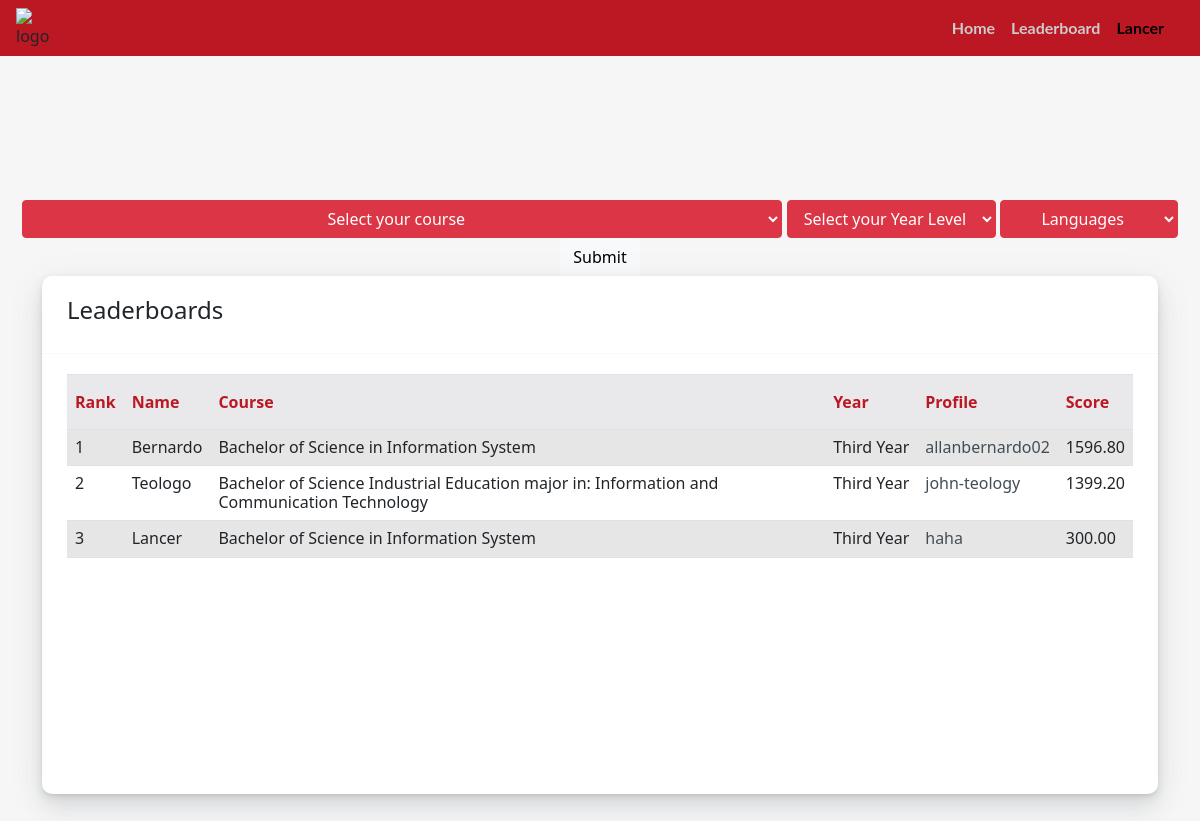
The page /leaderboards/ (signed in) on the database its author committed.
### portfolio/models.py (models this page shows, shortened)
class User(AbstractUser):
    pass

class LeaderBoards(models.Model):
    userProfile = models.ForeignKey(Profile , null=True ,on_delete=CASCADE, related_name='user_leaderboard')
    userID = models.ForeignKey(User, on_delete=CASCADE, related_name= 'userLeaderboard' )
    courseID = models.ForeignKey(Course, on_delete=CASCADE ,related_name='userCourse' , null=True)
    yearID = models.ForeignKey(YearLevel, on_delete=CASCADE,  related_name= 'userYearLevel',null=True )
    overallScore = models.FloatField(default=0,blank=True)
    CEnterprise = models.FloatField(default=0,blank=True, verbose_name='1C Enterprise')
    ASPNET = models.FloatField(default=0,blank=True, verbose_name='ASP.NET')
    ActionScript = models.FloatField(default=0,blank=True)
    Apex = models.FloatField(default=0,blank=True)
    Assembly = models.FloatField(default=0,blank=True)
    Ballerina = models.FloatField(default=0,blank=True)
    Batchfile = models.FloatField(default=0,blank=True)
    Blazor = models.FloatField(default=0,blank=True)
    C = models.FloatField(default=0,blank=True)
    CSharp = models.FloatField(default=0,blank=True, verbose_name='C#')
    Cplus = models.FloatField(default=0,blank=True,verbose_name='C++')
    COBOL = models.FloatField(default=0,blank=True)
    CSS = models.FloatField(default=0,blank=True)
    Clojure = models.FloatField(default=0,blank=True)
    CoffeeScript = models.FloatField(default=0,blank=True)
    Crystal = models.FloatField(default=0,blank=True)
    Cucumber = models.FloatField(default=0,blank=True)
    Dart = models.FloatField(default=0,blank=True)
    Delphi = models.FloatField(default=0,blank=True)
    Dockerfile = models.FloatField(default=0,blank=True)
    EJS = models.FloatField(default=0,blank=True)
    EPP = models.FloatField(default=0,blank=True)
    ERB = models.FloatField(default=0,blank=True)
    Ebuild = models.FloatField(default=0,blank=True)
    Elixir = models.FloatField(default=0,blank=True)
    Elm = models.FloatField(default=0,blank=True)
    Erlang = models.FloatField(default=0,blank=True)
    FSharp = models.FloatField(default=0,blank=True,verbose_name='F#')
    Fortran = models.FloatField(default=0,blank=True)
    Go = models.FloatField(default=0,blank=True)
    Groovy = models.FloatField(default=0,blank=True)
    HCL = models.FloatField(default=0,blank=True)
    HTML = models.FloatField(default=0,blank=True)
    HTML_Razor = models.FloatField(default=0,blank=True,verbose_name='HTML+RAZOR')
    Haskell = models.FloatField(default=0,blank=True)
    Haxe = models.FloatField(default=0,blank=True)
    HiveQL = models.FloatField(default=0,blank=True)
    JSON = models.FloatField(default=0,blank=True)
    Java = models.FloatField(default=0,blank=True)
    JavaScript = models.FloatField(default=0,blank=True)
    Julia = models.FloatField(default=0,blank=True)
    JupyterNotebook = models.FloatField(default=0,blank=True, verbose_name='Jupyter Notebook')
    Kivy = models.FloatField(default=0,blank=True)
    Kotlin = models.FloatField(default=0,blank=True)
    LabVIEW = models.FloatField(default=0,blank=True)
    Less = models.FloatField(default=0,blank=True)
    Lex = models.FloatField(default=0,blank=True)
    Limbo = models.FloatField(default=0,blank=True)
    Liquid = models.FloatField(default=0,blank=True)
    Lua = models.FloatField(default=0,blank=True)
    M = models.FloatField(default=0,blank=True)
    MATLAB = models.FloatField(default=0,blank=True)
    Makefile = models.FloatField(default=0,blank=True)
    Mathematica = models.FloatField(default=0,blank=True)
    Mercury = models.FloatField(default=0,blank=True)
    Nginx = models.FloatField(default=0,blank=True)
    Nix = models.FloatField(default=0,blank=True)
    ObjectiveC = models.FloatField(default=0,blank=True, verbose_name='Objective-C')
    ObjectiveCplus = models.FloatField(default=0,blank=True, verbose_name='Objective-C++')
    OpenEdgeABL = models.FloatField(default=0,blank=True, verbose_name='OpenEdge ABL')
    PHP = models.FloatField(default=0,blank=True)
    PLSQL = models.FloatField(default=0,blank=True)
    PLpgSQL = models.FloatField(default=0,blank=True)
    Perl = models.FloatField(default=0,blank=True)
    Perl6 = models.FloatField(default=0,blank=True, verbose_name='Perl 6')
    PowerBuilder = models.FloatField(default=0,blank=True)
    Powershell = models.FloatField(default=0,blank=True)
    Prolog = models.FloatField(default=0,blank=True)
    ProtocolBuffer = models.FloatField(default=0,blank=True, verbose_name= 'Protocol Buffer')
    Puppet = models.FloatField(default=0,blank=True)
    Python = models.FloatField(default=0,blank=True)
    QML = models.FloatField(default=0,blank=True)
    R = models.FloatField(default=0,blank=True)
    Raku = models.FloatField(default=0,blank=True)
    Robot = models.FloatField(default=0,blank=True)
    Ruby = models.FloatField(default=0,blank=True)
    Rust = models.FloatField(default=0,blank=True)
    SASS = models.FloatField(default=0,blank=True)
    SCSS = models.FloatField(default=0,blank=True)
    SQL = models.FloatField(default=0,blank=True)
    SQLPL = models.FloatField(default=0,blank=True)
    Scala = models.FloatField(default=0,blank=True)
    Shell = models.FloatField(default=0,blank=True)
    Smalltalk = models.FloatField(default=0,blank=True)
    Solidity = models.FloatField(default=0,blank=True)
    Stata = models.FloatField(default=0,blank=True)
    Stylus = models.FloatField(default=0,blank=True)
    Svelte = models.FloatField(default=0,blank=True)
    Swift = models.FloatField(default=0,blank=True)
    TSQL = models.FloatField(default=0,blank=True)
    TypeScript = models.FloatField(default=0,blank=True)
    Vue = models.FloatField(default=0,blank=True)
    XML = models.FloatField(default=0,blank=True)
    Xtend = models.FloatField(default=0,blank=True)
    Xtext = models.FloatField(default=0,blank=True)
    YAML = models.FloatField(default=0,blank=True)
    Yacc = models.FloatField(default=0,blank=True)
    Zig = models.FloatField(default=0,blank=True)

class Course(models.Model):
    course = models.CharField(max_length=150)
    def __str__(self):
        return f"{self.course}"

class YearLevel(models.Model):
    yearLevel = models.CharField(max_length=50)
    def __str__(self):
        return f"{self.yearLevel}"

class Profile(models.Model):
    userID = models.ForeignKey(User, on_delete=CASCADE, related_name= 'userProfile' )
    nickname = models.CharField(max_length=100, blank=True)
    githubName = models.CharField(max_length=100)
    aboutMe = models.TextField(max_length=300, blank=True)

### portfolio/views.py (the view)
# urls.py: path('leaderboards/',views.leaderboard, name='leaderboard'),
def leaderboard(request):
    course = Course.objects.all()
    year = YearLevel.objects.all()
    by_what = '-overallScore'
    d = {}
    select1 = 'Select your course'
    select2 = 'Select your Year Level'
    select3 = 'Languages'
    if request.method == 'POST':
        lang = 'overallScore'
        if request.POST.get('courseid'):
            c_id = request.POST['courseid']
            c = Course.objects.get(pk = c_id)
            d['courseID'] = c
            select1 = c
        if request.POST.get('yearlevelid'):
            y_id = request.POST['yearlevelid']
            date = YearLevel.objects.get(pk = y_id)
            d['yearID'] = date
            select2 = date
        if request.POST.get('languages'):
            lang = request.POST['languages']
            select3 = request.POST['languages']
        try:
            data = LeaderBoards.objects.filter(**d).order_by('-' +lang)
        except FieldError:
            lang = nameProb[lang]
            data = LeaderBoards.objects.filter(**d).order_by('-' +lang)
    else:
        lang = ''
        data= LeaderBoards.objects.order_by(by_what)
    return render(request,'portfolio/leaderboards.html',{
        'courses': course,
        'yearlevels':year,
        'languages': languages,
        'data' : data,
        'select1': select1,
        'select2': select2,
        'select3': select3,
        'lang' : lang,
    })

### portfolio/templates/portfolio/leaderboards.html (shortened to what this page needs)
{% load getattribute %}  {% load static %} {% load i18n %} {% load account socialaccount %}
<!DOCTYPE html>
<html lang="en">
  <head>
    <link
      href="https://cdn.jsdelivr.net/npm/bootstrap@4.4.1/dist/css/bootstrap.min.css"
      rel="stylesheet"
    />
     <link
    rel="stylesheet"
    href="https://cdnjs.cloudflare.com/ajax/libs/font-awesome/5.12.1/css/all.min.css"
  />
  <link
    href="https://cdn.jsdelivr.net/npm/bootstrap@5.1.0/dist/css/bootstrap.min.css"
    rel="stylesheet"
  />
  <link
    href="https://maxcdn.bootstrapcdn.com/font-awesome/4.3.0/css/font-awesome.min.css"
    rel="stylesheet"
/>
<link rel="stylesheet" href="{% static 'portfolio/index.css' %}" />
  </head>
  <body>
   <nav
   class="navbar navbar-expand-lg navbar-custom fixed-top"
   style="margin-bottom: 50px"
 >
   <div id="logo">
     <img
       id="logo"
       src="https://scontent.fmnl2-2.fna.fbcdn.net/v/t1.15752-9/285301891_375399914621686_9147164360215708785_n.png?_nc_cat=107&ccb=1-7&_nc_sid=ae9488&_nc_eui2=AeHQ3nVoaMPAXDLQw088pXUIbrXWkVHtb7xutdaRUe1vvH2S9M-q5ieOcZIyJ2fjOSoBk_l0BBplLLdperC9JOqY&_nc_ohc=sZXqL8B0WQcAX8d3PqT&_nc_ht=scontent.fmnl2-2.fna&oh=03_AVIFv1yTYPrhRq-mmmflSAKg0NbdAqYcOYGJEQQCLWOeEw&oe=62BDDAF6"
       alt="logo"
     />
   </div>
   <div class="container">
     <div class="collapse navbar-collapse" id="navbarResponsive"  >
       <ul class="navbar-nav ml-auto">
         <li class="nav-item active">
           <a class="nav-link" href="{% url 'index' %}" style="color: #ccc"
             >Home
           </a>
         <li class="nav-item">
           <a
             class="nav-link"
             href="{%url 'leaderboard' %}"
             style="color: #ccc"
             >Leaderboard</a
           >
         </li>
         <li class="nav-item">
           {% if request.user.is_authenticated %}
           <a
             class="nav-link"
             href="{%url 'leaderboard' %}"
             style="color: black"
             >{{request.user.last_name}}</a
           >
           {% endif %}
         </li>
       </ul>
     </div>
   </div>
 </nav>
    <center>
      <form action="{% url 'leaderboard' %}" method="post" style="margin-top: 200px;">
        <select name="courseid" id="" class="btn btn-danger dropdown-toggle">
          <option value="" disabled selected>{{select1}}</option>
        </select>
        <select name="yearlevelid" id="" class="btn btn-danger dropdown-toggle">
          <option value="" disabled selected>{{select2}}</option>
        </select>
        <select name="languages" id="" class="btn btn-danger dropdown-toggle">
          <option value="" disabled selected>{{select3}}</option>
        </select>
      <input type="submit" value="Submit" class="btn btn-light" />
      </form>
    </center>
    <div class="container">
      <div class="row">
        <div class="col-12 col-sm-12 col-md-12">
          <div class="card">
            <div class="card-header">
              <h4>Leaderboards
              </h4>
            </div>
            <div class="card-body">
              <div
                class="table-responsive"
                id="proTeamScroll"
                tabindex="2"
                style="height: 400px; overflow: hidden; outline: none"
              >
                <div class="scrollit">
                  <table class="table table-striped">
                    <thead>
                      <tr>
                        <th>Rank</th>
                        <th>Name</th>
                        <th>Course</th>
                        <th>Year</th>
                        <th>Profile</th>
                        <th>Score</th>
                      </tr>
                    </thead>
                    <tbody>
                      {% if lang != '' %} {% for d in data %}
                      {% if d|getattribute:lang  %}
                      <tr>
                        <td class="table-img">
                          <h6 class="mb-0 font-13">{{forloop.counter}}</h6>
                        </td>
                        <td>
                            <h6 class="mb-0 font-13">{{d.userID.last_name}}</h6>
                        </td>
                        <td><h6 class="mb-0 font-13">{{d.courseID}}</h6></td>
                        <td class="text-truncate">
                          <h6 class="mb-0 font-13">{{d.yearID}}</h6>
                        </td>
                        <td>
                          <a
                          href="{% url 'redirect' d.userID.id %}"
                          style="text-decoration: none; color: #424d54"
                        >
                          <h6 class="mb-0 font-13">
                            {{d.userProfile.githubName}}
                          </h6>
                          </a>
                        </td>
                        <td>
                          <h6 class="mb-0 font-13">
                            {{ d|getattribute:lang|floatformat:2 }}
                          </h6>
                        </td>
                      </tr>
                      {% endif %}
                      {% endfor %} {% else %} {% for d in data %}
                      {% if d.overallScore %}
                      <tr>
                        <td class="table-img">
                          <h6 class="mb-0 font-13">{{forloop.counter}}</h6>
                        </td>
                        <td>
                            <h6 class="mb-0 font-13">{{d.userID.last_name}}</h6>
                        </td>
                        <td><h6 class="mb-0 font-13">{{d.courseID}}</h6></td>
                        <td class="text-truncate">
                          <h6 class="mb-0 font-13">{{d.yearID}}</h6>
                        </td>
                        <td>
                          <a
                          href="{% url 'redirect' d.userID.id %}"
                          style="text-decoration: none; color: #424d54"
                        >
                          <h6 class="mb-0 font-13">
                            {{d.userProfile.githubName}}
                          </h6>
                          </a>
                        </td>
                        <td>
                          <h6 class="mb-0 font-13">
                            {{d.overallScore|floatformat:2}}
                          </h6>
                        </td>
                      </tr>
                      {% endif %}
                      {% endfor %} {% endif %}
                    </tbody>
                  </table>
                </div>
              </div>
            </div>
          </div>
        </div>
      </div>
    </div>
  </body>
</html>

### portfolio/static/portfolio/index.css (style rules this page uses)
.navbar-custom { background-color: #bc1823; }
.navbar a { font-family: "Lato", sans-serif; font-weight: bold; }

### portfolio/templates/portfolio/leaderboards.html (style rules this page uses)
body { background-color: #f6f6f6; margin-top: 20px; }
.card { background-color: #fff; border-radius: 10px; border: none; position: relative; margin-bottom: 30px; box-shadow: 0 0.46875rem 2.1875rem rgba(90, 97, 105, 0.1), 0 0.9375rem 1.40625rem rgba(90, 97, 105, 0.1), 0 0.25rem 0.53125rem rgba(90, 97, 105, 0.12), 0 0.125rem 0.1875rem rgba(90, 97, 105, 0.1); }
.card .card-header { border-bottom-color: #f9f9f9; line-height: 30px; -ms-grid-row-align: center; align-self: center; width: 100%; padding: 10px 25px; display: flex; align-items: center; }
.card .card-header, .card .card-body, .card .card-footer { background-color: transparent; padding: 20px 25px; }
.card-header:first-child { border-radius: calc(0.25rem - 1px) calc(0.25rem - 1px) 0 0; }
.card-header { padding: 0.75rem 1.25rem; margin-bottom: 0; background-color: rgba(0, 0, 0, 0.03); border-bottom: 1px solid rgba(0, 0, 0, 0.125); }
.table:not(.table-sm) thead th { border-bottom: none; background-color: #e9e9eb; color: #bc1823; padding-top: 15px; padding-bottom: 15px; }
.scrollit { overflow: scroll; overflow-x: hidden; height: 100%; }

### rows shown on the page
User: user.last_name "Lancer"
LeaderBoards: userID.last_name "Bernardo", courseID "Bachelor of Science in Information System", yearID "Third Year", userProfile.githubName "allanbernardo02", overallScore "1596.80"
LeaderBoards: userID.last_name "Teologo", courseID "Bachelor of Science Industrial Education major in: Information and Communication Technology", yearID "Third Year", userProfile.githubName "john-teology", overallScore "1399.20"
LeaderBoards: userID.last_name "Lancer", courseID "Bachelor of Science in Information System", yearID "Third Year", userProfile.githubName "haha", overallScore "300.00"

### other values the page prints
form field courseid "Select your course"
form field yearlevelid "Select your Year Level"
form field languages "Languages"
